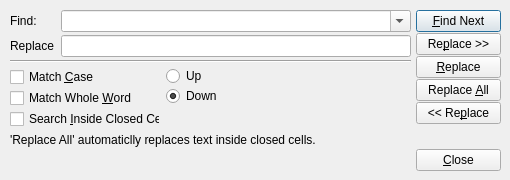
<ui version="4.0" >
 <author></author>
 <comment></comment>
 <exportmacro></exportmacro>
 <class>SearchFormClass</class>
 <widget class="QDialog" name="SearchFormClass" >
  <property name="geometry" >
   <rect>
    <x>0</x>
    <y>0</y>
    <width>510</width>
    <height>180</height>
   </rect>
  </property>
  <property name="sizePolicy" >
   <sizepolicy>
    <hsizetype>4</hsizetype>
    <vsizetype>1</vsizetype>
    <horstretch>0</horstretch>
    <verstretch>0</verstretch>
   </sizepolicy>
  </property>
  <property name="minimumSize" >
   <size>
    <width>510</width>
    <height>180</height>
   </size>
  </property>
  <property name="maximumSize" >
   <size>
    <width>510</width>
    <height>180</height>
   </size>
  </property>
  <property name="contextMenuPolicy" >
   <enum>Qt::NoContextMenu</enum>
  </property>
  <property name="windowTitle" >
   <string>Search Form</string>
  </property>
  <widget class="QWidget" name="horizontalLayout_3" >
   <property name="geometry" >
    <rect>
     <x>10</x>
     <y>10</y>
     <width>491</width>
     <height>161</height>
    </rect>
   </property>
   <layout class="QHBoxLayout" >
    <property name="margin" >
     <number>0</number>
    </property>
    <property name="spacing" >
     <number>5</number>
    </property>
    <item>
     <layout class="QVBoxLayout" >
      <property name="margin" >
       <number>0</number>
      </property>
      <property name="spacing" >
       <number>3</number>
      </property>
      <item>
       <layout class="QHBoxLayout" >
        <property name="margin" >
         <number>0</number>
        </property>
        <property name="spacing" >
         <number>6</number>
        </property>
        <item>
         <widget class="QLabel" name="searchLabel_" >
          <property name="sizePolicy" >
           <sizepolicy>
            <hsizetype>0</hsizetype>
            <vsizetype>0</vsizetype>
            <horstretch>0</horstretch>
            <verstretch>0</verstretch>
           </sizepolicy>
          </property>
          <property name="minimumSize" >
           <size>
            <width>45</width>
            <height>0</height>
           </size>
          </property>
          <property name="maximumSize" >
           <size>
            <width>45</width>
            <height>16777215</height>
           </size>
          </property>
          <property name="contextMenuPolicy" >
           <enum>Qt::NoContextMenu</enum>
          </property>
          <property name="frameShape" >
           <enum>QFrame::NoFrame</enum>
          </property>
          <property name="text" >
           <string>Find:</string>
          </property>
         </widget>
        </item>
        <item>
         <widget class="IAEX::ComboBoxSearch" name="searchComboBox_" >
          <property name="sizePolicy" >
           <sizepolicy>
            <hsizetype>5</hsizetype>
            <vsizetype>5</vsizetype>
            <horstretch>0</horstretch>
            <verstretch>0</verstretch>
           </sizepolicy>
          </property>
          <property name="focusPolicy" >
           <enum>Qt::StrongFocus</enum>
          </property>
          <property name="contextMenuPolicy" >
           <enum>Qt::NoContextMenu</enum>
          </property>
          <property name="editable" >
           <bool>true</bool>
          </property>
          <property name="maxCount" >
           <number>36</number>
          </property>
         </widget>
        </item>
       </layout>
      </item>
      <item>
       <layout class="QHBoxLayout" >
        <property name="margin" >
         <number>0</number>
        </property>
        <property name="spacing" >
         <number>6</number>
        </property>
        <item>
         <widget class="QLabel" name="replaceLabel_" >
          <property name="minimumSize" >
           <size>
            <width>45</width>
            <height>0</height>
           </size>
          </property>
          <property name="maximumSize" >
           <size>
            <width>45</width>
            <height>16777215</height>
           </size>
          </property>
          <property name="text" >
           <string>Replace:</string>
          </property>
         </widget>
        </item>
        <item>
         <widget class="QLineEdit" name="replaceText_" >
          <property name="contextMenuPolicy" >
           <enum>Qt::NoContextMenu</enum>
          </property>
         </widget>
        </item>
       </layout>
      </item>
      <item>
       <widget class="Line" name="line" >
        <property name="orientation" >
         <enum>Qt::Horizontal</enum>
        </property>
       </widget>
      </item>
      <item>
       <layout class="QHBoxLayout" >
        <property name="margin" >
         <number>0</number>
        </property>
        <property name="spacing" >
         <number>6</number>
        </property>
        <item>
         <layout class="QVBoxLayout" >
          <property name="margin" >
           <number>0</number>
          </property>
          <property name="spacing" >
           <number>0</number>
          </property>
          <item>
           <widget class="QCheckBox" name="matchCaseBox_" >
            <property name="sizePolicy" >
             <sizepolicy>
              <hsizetype>0</hsizetype>
              <vsizetype>0</vsizetype>
              <horstretch>0</horstretch>
              <verstretch>0</verstretch>
             </sizepolicy>
            </property>
            <property name="minimumSize" >
             <size>
              <width>150</width>
              <height>0</height>
             </size>
            </property>
            <property name="maximumSize" >
             <size>
              <width>150</width>
              <height>16777215</height>
             </size>
            </property>
            <property name="contextMenuPolicy" >
             <enum>Qt::NoContextMenu</enum>
            </property>
            <property name="text" >
             <string>Match &amp;Case</string>
            </property>
           </widget>
          </item>
          <item>
           <widget class="QCheckBox" name="matchWord_" >
            <property name="minimumSize" >
             <size>
              <width>150</width>
              <height>0</height>
             </size>
            </property>
            <property name="maximumSize" >
             <size>
              <width>150</width>
              <height>16777215</height>
             </size>
            </property>
            <property name="text" >
             <string>Match Whole &amp;Word</string>
            </property>
           </widget>
          </item>
          <item>
           <widget class="QCheckBox" name="insideGroupCellBox_" >
            <property name="sizePolicy" >
             <sizepolicy>
              <hsizetype>0</hsizetype>
              <vsizetype>0</vsizetype>
              <horstretch>0</horstretch>
              <verstretch>0</verstretch>
             </sizepolicy>
            </property>
            <property name="minimumSize" >
             <size>
              <width>150</width>
              <height>0</height>
             </size>
            </property>
            <property name="maximumSize" >
             <size>
              <width>150</width>
              <height>16777215</height>
             </size>
            </property>
            <property name="contextMenuPolicy" >
             <enum>Qt::NoContextMenu</enum>
            </property>
            <property name="text" >
             <string>Search &amp;Inside Closed Cells</string>
            </property>
           </widget>
          </item>
         </layout>
        </item>
        <item>
         <layout class="QVBoxLayout" >
          <property name="margin" >
           <number>0</number>
          </property>
          <property name="spacing" >
           <number>0</number>
          </property>
          <item>
           <widget class="QRadioButton" name="upRadioButton_" >
            <property name="minimumSize" >
             <size>
              <width>125</width>
              <height>0</height>
             </size>
            </property>
            <property name="maximumSize" >
             <size>
              <width>125</width>
              <height>16777215</height>
             </size>
            </property>
            <property name="text" >
             <string>Up</string>
            </property>
           </widget>
          </item>
          <item>
           <widget class="QRadioButton" name="downRadioButton_" >
            <property name="minimumSize" >
             <size>
              <width>100</width>
              <height>0</height>
             </size>
            </property>
            <property name="maximumSize" >
             <size>
              <width>100</width>
              <height>16777215</height>
             </size>
            </property>
            <property name="text" >
             <string>Down</string>
            </property>
            <property name="checked" >
             <bool>true</bool>
            </property>
           </widget>
          </item>
          <item>
           <spacer>
            <property name="orientation" >
             <enum>Qt::Vertical</enum>
            </property>
            <property name="sizeHint" >
             <size>
              <width>20</width>
              <height>40</height>
             </size>
            </property>
           </spacer>
          </item>
         </layout>
        </item>
        <item>
         <spacer>
          <property name="orientation" >
           <enum>Qt::Horizontal</enum>
          </property>
          <property name="sizeHint" >
           <size>
            <width>40</width>
            <height>20</height>
           </size>
          </property>
         </spacer>
        </item>
       </layout>
      </item>
      <item>
       <widget class="QLabel" name="infoLabel_" >
        <property name="text" >
         <string>'Replace All' automaticlly replaces text inside closed cells.</string>
        </property>
       </widget>
      </item>
      <item>
       <spacer>
        <property name="orientation" >
         <enum>Qt::Vertical</enum>
        </property>
        <property name="sizeHint" >
         <size>
          <width>20</width>
          <height>40</height>
         </size>
        </property>
       </spacer>
      </item>
     </layout>
    </item>
    <item>
     <layout class="QVBoxLayout" >
      <property name="margin" >
       <number>0</number>
      </property>
      <property name="spacing" >
       <number>1</number>
      </property>
      <item>
       <widget class="QPushButton" name="searchButton_" >
        <property name="sizePolicy" >
         <sizepolicy>
          <hsizetype>0</hsizetype>
          <vsizetype>0</vsizetype>
          <horstretch>0</horstretch>
          <verstretch>0</verstretch>
         </sizepolicy>
        </property>
        <property name="minimumSize" >
         <size>
          <width>85</width>
          <height>0</height>
         </size>
        </property>
        <property name="maximumSize" >
         <size>
          <width>85</width>
          <height>16777215</height>
         </size>
        </property>
        <property name="contextMenuPolicy" >
         <enum>Qt::NoContextMenu</enum>
        </property>
        <property name="toolTip" >
         <string>Find next occasion of text</string>
        </property>
        <property name="text" >
         <string>&amp;Find Next</string>
        </property>
        <property name="default" >
         <bool>true</bool>
        </property>
       </widget>
      </item>
      <item>
       <widget class="QPushButton" name="viewReplaceButton_" >
        <property name="sizePolicy" >
         <sizepolicy>
          <hsizetype>0</hsizetype>
          <vsizetype>0</vsizetype>
          <horstretch>0</horstretch>
          <verstretch>0</verstretch>
         </sizepolicy>
        </property>
        <property name="minimumSize" >
         <size>
          <width>85</width>
          <height>0</height>
         </size>
        </property>
        <property name="maximumSize" >
         <size>
          <width>85</width>
          <height>16777215</height>
         </size>
        </property>
        <property name="contextMenuPolicy" >
         <enum>Qt::NoContextMenu</enum>
        </property>
        <property name="toolTip" >
         <string>Show replace functionality</string>
        </property>
        <property name="text" >
         <string>Re&amp;place >></string>
        </property>
       </widget>
      </item>
      <item>
       <widget class="QPushButton" name="replaceButton_" >
        <property name="sizePolicy" >
         <sizepolicy>
          <hsizetype>0</hsizetype>
          <vsizetype>0</vsizetype>
          <horstretch>0</horstretch>
          <verstretch>0</verstretch>
         </sizepolicy>
        </property>
        <property name="minimumSize" >
         <size>
          <width>85</width>
          <height>0</height>
         </size>
        </property>
        <property name="maximumSize" >
         <size>
          <width>85</width>
          <height>16777215</height>
         </size>
        </property>
        <property name="contextMenuPolicy" >
         <enum>Qt::NoContextMenu</enum>
        </property>
        <property name="toolTip" >
         <string>Replace selected text</string>
        </property>
        <property name="text" >
         <string>&amp;Replace</string>
        </property>
       </widget>
      </item>
      <item>
       <widget class="QPushButton" name="replaceAllButton_" >
        <property name="sizePolicy" >
         <sizepolicy>
          <hsizetype>0</hsizetype>
          <vsizetype>0</vsizetype>
          <horstretch>0</horstretch>
          <verstretch>0</verstretch>
         </sizepolicy>
        </property>
        <property name="minimumSize" >
         <size>
          <width>85</width>
          <height>0</height>
         </size>
        </property>
        <property name="maximumSize" >
         <size>
          <width>85</width>
          <height>16777215</height>
         </size>
        </property>
        <property name="contextMenuPolicy" >
         <enum>Qt::NoContextMenu</enum>
        </property>
        <property name="toolTip" >
         <string>Replace all instances of text, automaticlly replaces text inside closed cells</string>
        </property>
        <property name="text" >
         <string>Replace &amp;All</string>
        </property>
       </widget>
      </item>
      <item>
       <widget class="QPushButton" name="hideReplaceButton_" >
        <property name="sizePolicy" >
         <sizepolicy>
          <hsizetype>0</hsizetype>
          <vsizetype>0</vsizetype>
          <horstretch>0</horstretch>
          <verstretch>0</verstretch>
         </sizepolicy>
        </property>
        <property name="minimumSize" >
         <size>
          <width>85</width>
          <height>0</height>
         </size>
        </property>
        <property name="maximumSize" >
         <size>
          <width>85</width>
          <height>16777215</height>
         </size>
        </property>
        <property name="contextMenuPolicy" >
         <enum>Qt::NoContextMenu</enum>
        </property>
        <property name="toolTip" >
         <string>Hide replace functionality</string>
        </property>
        <property name="text" >
         <string>&lt;&lt; Re&amp;place</string>
        </property>
       </widget>
      </item>
      <item>
       <spacer>
        <property name="orientation" >
         <enum>Qt::Vertical</enum>
        </property>
        <property name="sizeHint" >
         <size>
          <width>20</width>
          <height>40</height>
         </size>
        </property>
       </spacer>
      </item>
      <item>
       <widget class="QPushButton" name="closeButton_" >
        <property name="sizePolicy" >
         <sizepolicy>
          <hsizetype>0</hsizetype>
          <vsizetype>0</vsizetype>
          <horstretch>0</horstretch>
          <verstretch>0</verstretch>
         </sizepolicy>
        </property>
        <property name="minimumSize" >
         <size>
          <width>85</width>
          <height>0</height>
         </size>
        </property>
        <property name="maximumSize" >
         <size>
          <width>85</width>
          <height>16777215</height>
         </size>
        </property>
        <property name="contextMenuPolicy" >
         <enum>Qt::NoContextMenu</enum>
        </property>
        <property name="toolTip" >
         <string>Close Form</string>
        </property>
        <property name="text" >
         <string>&amp;Close</string>
        </property>
       </widget>
      </item>
     </layout>
    </item>
   </layout>
  </widget>
 </widget>
 <layoutdefault spacing="6" margin="11" />
 <pixmapfunction></pixmapfunction>
 <customwidgets>
  <customwidget>
   <class>IAEX::ComboBoxSearch</class>
   <extends>QComboBox</extends>
   <header>qcombobox_search.h</header>
   <container>0</container>
   <pixmap></pixmap>
  </customwidget>
 </customwidgets>
 <tabstops>
  <tabstop>searchComboBox_</tabstop>
  <tabstop>replaceText_</tabstop>
  <tabstop>searchButton_</tabstop>
  <tabstop>viewReplaceButton_</tabstop>
  <tabstop>replaceButton_</tabstop>
  <tabstop>replaceAllButton_</tabstop>
  <tabstop>hideReplaceButton_</tabstop>
  <tabstop>closeButton_</tabstop>
  <tabstop>matchCaseBox_</tabstop>
  <tabstop>insideGroupCellBox_</tabstop>
  <tabstop>upRadioButton_</tabstop>
  <tabstop>downRadioButton_</tabstop>
 </tabstops>
 <resources>
  <include location="..\notebook_res.qrc" />
 </resources>
 <connections/>
</ui>
